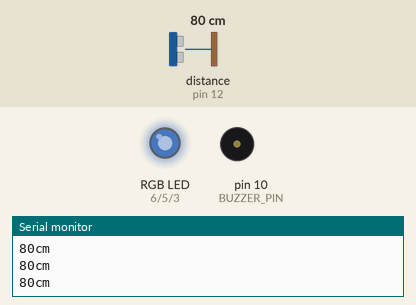
Bench run of a sketch on a simulated Arduino Uno, built with avr-gcc and run on an emulated ATmega328P. Shown: an RGB LED mixed from three pins (HIGH = lit), buzzer (waves = sounding, pin HIGH), the last lines printed to the serial monitor. The test bench sets the inputs (shaded band); at power-on: distance to the obstacle (sensor on pin 12) 80 cm. The echo pulse lasts 58.3 µs per cm; dim RGB values are drawn brighter than linear.

Above: at 2.2 s.
2.3 s: distance to the obstacle (sensor on pin 12) set to 22 cm
3.8 s: distance to the obstacle (sensor on pin 12) set to 19 cm
At 4.7 s:
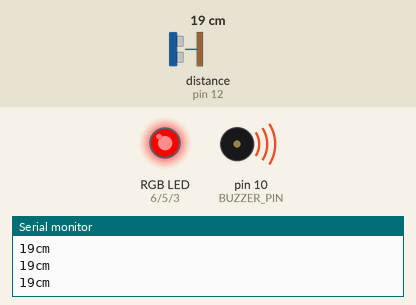
5.3 s: distance to the obstacle (sensor on pin 12) set to 35 cm
At 6.5 s:
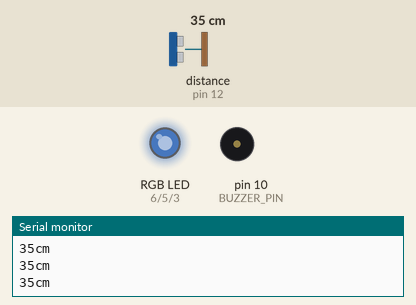
6.8 s: distance to the obstacle (sensor on pin 12) set to 2 cm
At 7.8 s:
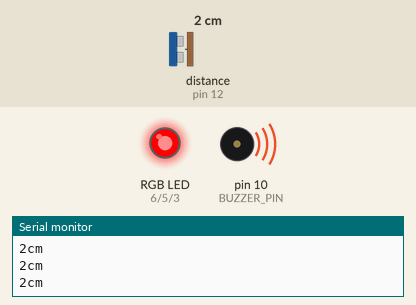
Timing chart, 0 to 9.4 s (numbered marks = the images above; inputs shaded):
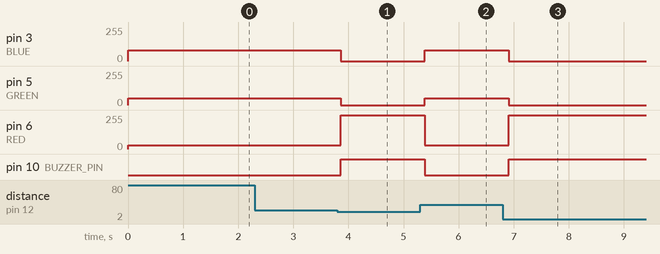

Measured:
- the behaviour switches between 21 and 20 cm on distance to the obstacle (sensor on pin 12) (found by bisection; images 0 and 1)
- after the input at 3.8 s, pin 3 (BLUE): 80/255 → 0/255 after 0.06 s; pin 5 (GREEN): 50/255 → 0/255 after 0.06 s; pin 6 (RED): 30/255 → 255/255 after 0.06 s; pin 10 (BUZZER_PIN): LOW → HIGH after 0.06 s
- after the input at 5.3 s, pin 3 (BLUE): 0/255 → 80/255 after 0.08 s; pin 5 (GREEN): 0/255 → 50/255 after 0.08 s; pin 6 (RED): 255/255 → 30/255 after 0.08 s; pin 10 (BUZZER_PIN): HIGH → LOW after 0.08 s
- after the input at 6.8 s, pin 3 (BLUE): 80/255 → 0/255 after 0.11 s; pin 5 (GREEN): 50/255 → 0/255 after 0.11 s; pin 6 (RED): 30/255 → 255/255 after 0.11 s; pin 10 (BUZZER_PIN): LOW → HIGH after 0.11 s

The sketch:

active.ino
```cpp
// 06/11/2024
//  Arduino Code
#include "SR04.h"
#define TRIG_PIN 12
#define ECHO_PIN 11
#define BUZZER_PIN 10  // We connected the buzzer to digital pin 10 of Arduino

#define BLUE 3
#define GREEN 5
#define RED 6

SR04 sr04 = SR04(ECHO_PIN, TRIG_PIN);
long a;

void setup() {
   Serial.begin(9600);
   pinMode(BUZZER_PIN, OUTPUT);
   pinMode(RED, OUTPUT);
   pinMode(GREEN, OUTPUT);
   pinMode(BLUE, OUTPUT);
   analogWrite(RED, 30);
   analogWrite(GREEN, 50);
   analogWrite(BLUE, 80); // LEDs are initially lit with low brightness
   delay(1000);
}

void loop() {
   a = sr04.Distance();
   Serial.print(a);
   Serial.println("cm");

   if (a <= 20) {  // If the distance is 20 cm or less
      digitalWrite(BUZZER_PIN, HIGH);  // Run the buzzer continuously
      analogWrite(RED, 255);  // Turn on the red LED with full brightness when approaching
      analogWrite(GREEN, 0);
      analogWrite(BLUE, 0);
   } else {
      digitalWrite(BUZZER_PIN, LOW);  // Close the buzzer
      analogWrite(RED, 30);  // When the object moves away, turn on the LEDs with low brightness
      analogWrite(GREEN, 50);
      analogWrite(BLUE, 80);
   }

   delay(100);  // Loop time (kept low for near real-time response)
}
```
